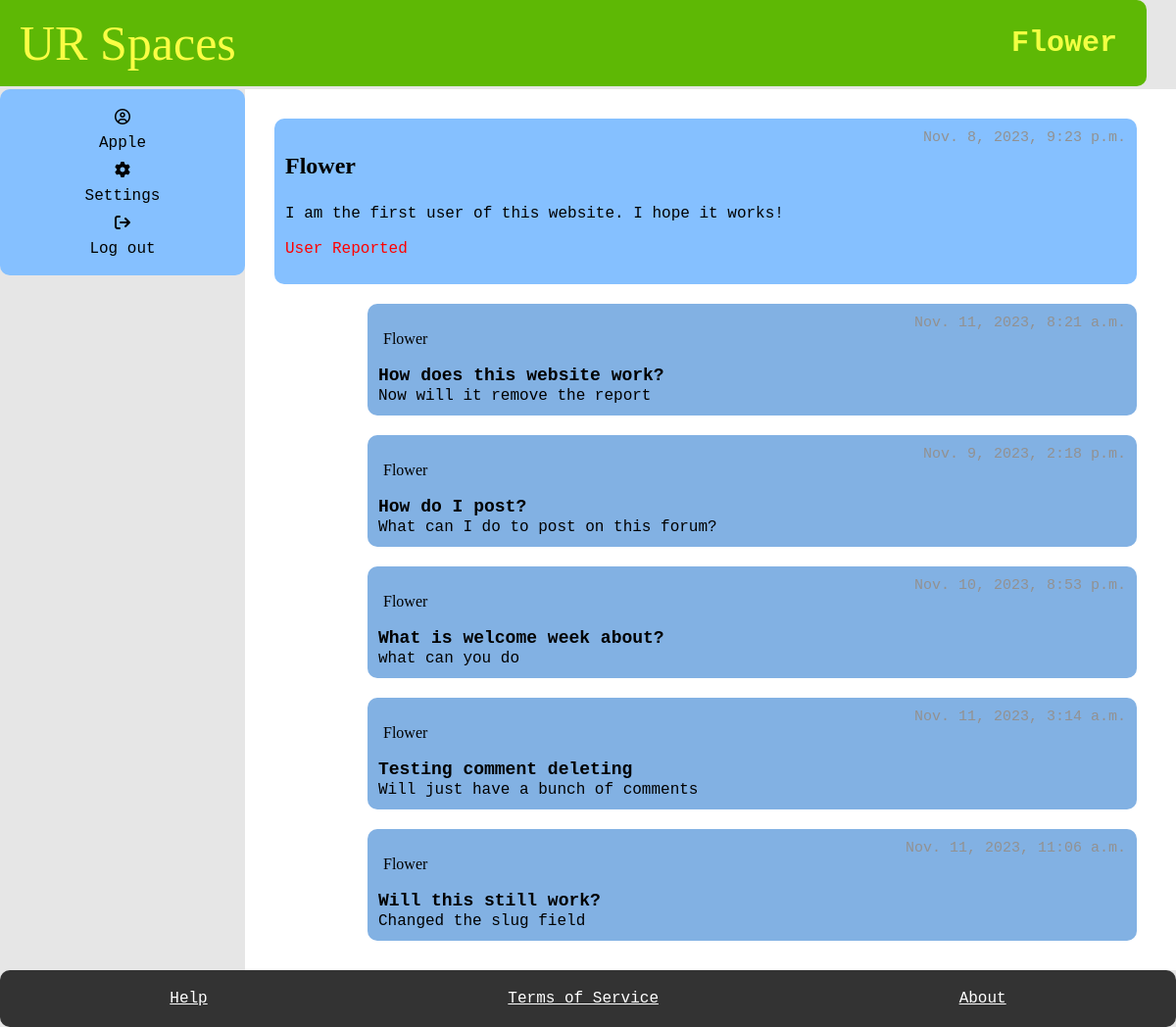
Before: /user/flower/ (signed in) with the older database file.
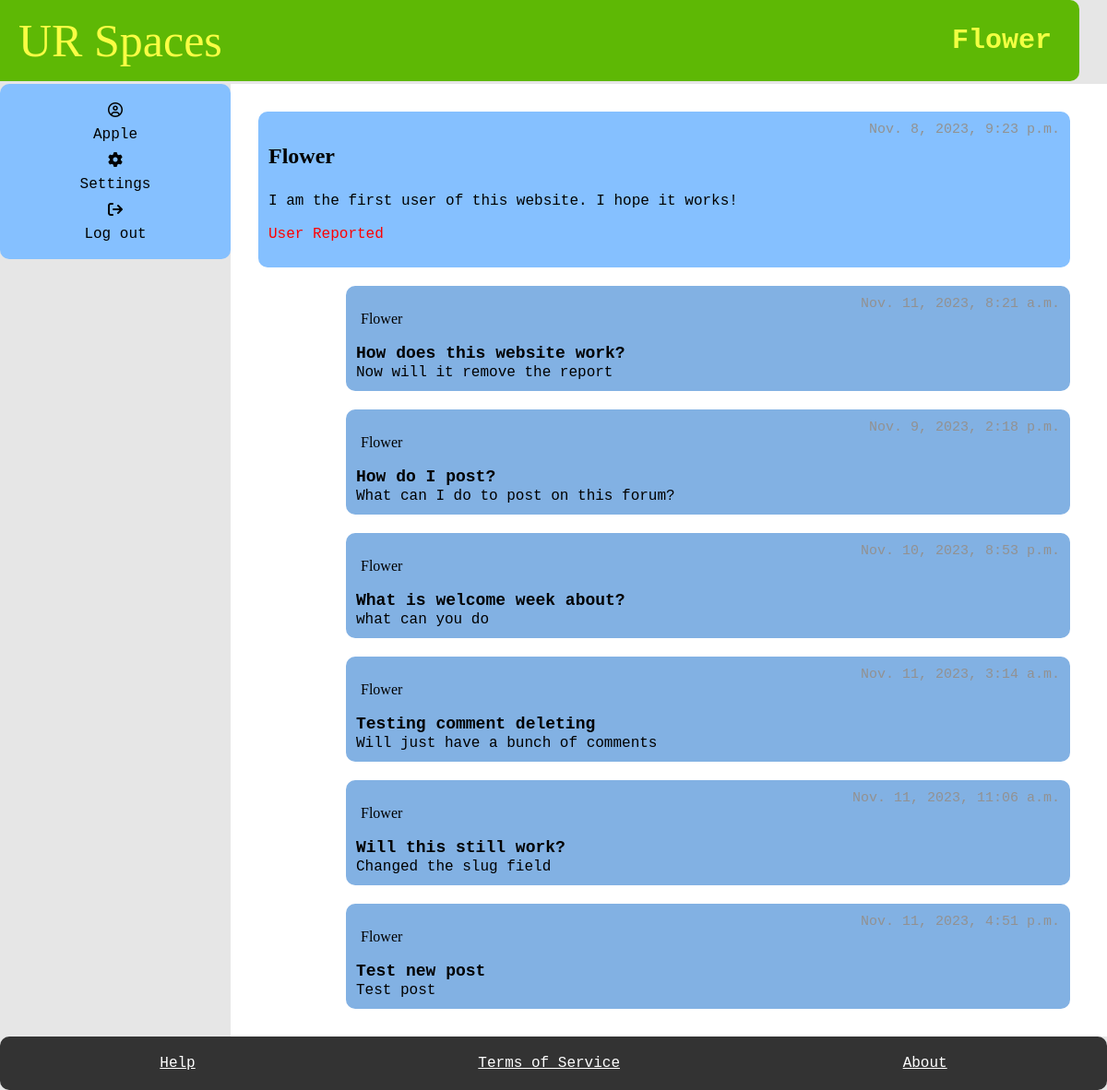
After: the same page with the newer database file.
### myapp/models.py (models this page shows, shortened)
class Posts(models.Model):
    User_ID = models.ForeignKey(Student, on_delete=models.CASCADE)
    SubForum_ID = models.ForeignKey(SubForum, default= 1, on_delete=models.CASCADE)
    post_name = models.TextField(max_length=400)
    contents = models.TextField()
    count_likes = models.IntegerField(default=0, blank=True, )
    locked = models.BooleanField(default=False)
    pin = models.BooleanField(default=False)
    reported = models.BooleanField(default=False)
    post_date = models.DateTimeField(auto_now_add=True)
    slug = models.SlugField(max_length=400, unique=True, blank=True)
    likes = models.ManyToManyField(User, related_name="post_like")
    def get_url(self):
        return reverse("posts", kwargs={
            "slug":self.slug
        })

class Student(models.Model):
    User_ID = models.ForeignKey(User, on_delete=models.CASCADE)
    bio = models.TextField(default="Please add bio in settings", blank=True)
    banned = models.BooleanField(default=False)
    avatar =ResizedImageField(size=[50, 80], quality=100, upload_to="authors", default=None, null=True, blank=True)
    reported = models.BooleanField(default=False)
    slug = models.SlugField(max_length=400, unique=True, blank=True)

### myapp/views.py (the view, shortened to what this page needs)
# urls.py: path("user/<slug>/", user, name="user"),
@login_required
def user(request, slug):
    student= get_object_or_404(Student, slug=slug)
    post = Posts.objects.filter(User_ID = student)
    user = request.user
    currentUser = User.objects.get(username = user)
    try:
        moderator = Moderator.objects.get(User_ID = currentUser)
    except:
        moderator = None
    context = {
        "student": student,
        "post": post,
        "moderator": moderator
    }
    return render(request, "user.html", context)

### myapp/templates/user.html (shortened to what this page needs)
{% extends 'base.html' %}
    {% block title %}
      <h1>{{student.User_ID.username}}</h1>
    {% endblock %}
    {% block content %}
    <main>
        <section class="box">
            <div class="post-item">
                <p class="name1"> {{student.User_ID.username}} </p>
                <span class="date"> {{student.User_ID.date_joined}}</span>
            </div>
            <div class="post-item">
              <span> {{student.bio}}</span>
            </div>
            {%if moderator is  None%}
              {%if student.reported == False%}
              <form action="." method="POST" id="reportPostForm" >
              {% csrf_token %}
              <div class="user-item">
              <input type="submit" value="Report User" class="btn2" name="reportUser_btn" onsubmit="return confirmReport()">
              </div>
              </form>
              {%else %}
              <div class="post-item">
              <p style="color: red">User Reported</p>
              </div>
              {% endif %}
            {% endif %}
          </section>
          {% for field in post %}
            <section class="sub-box">
                <div class="post-item">
                    <p class="name"> {{field.User_ID.User_ID.username}} </p>
                    <span class="date"> {{field.post_date}} </span>
                </div>
                <div class="post-item">
                  <a href="{{field.get_url}}" class="item2"> {{field.post_name}}  </a>
                  </div>
                  <div class="post-item">
                    <span> {{field.contents}} </span>
                  </div>
            </section>
            {% endfor %}
    </main>
    {% endblock %}

Changed rows visible on the page:
added Posts: User_ID.User_ID.username "Flower", post_date "Nov. 11, 2023, 4:51 p.m.", post_name "Test new post", contents "Test post"
